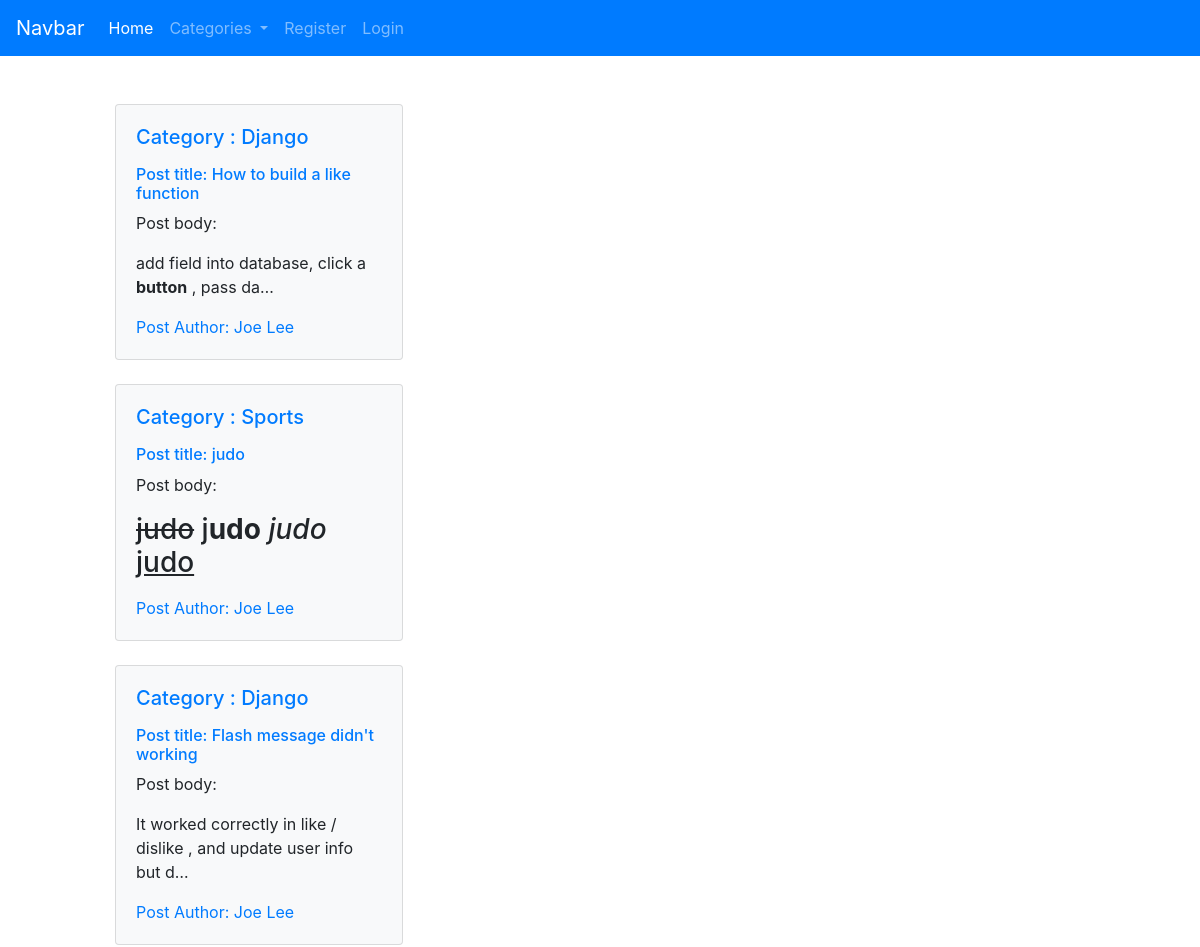
Before: / (upper part) with the older database file.
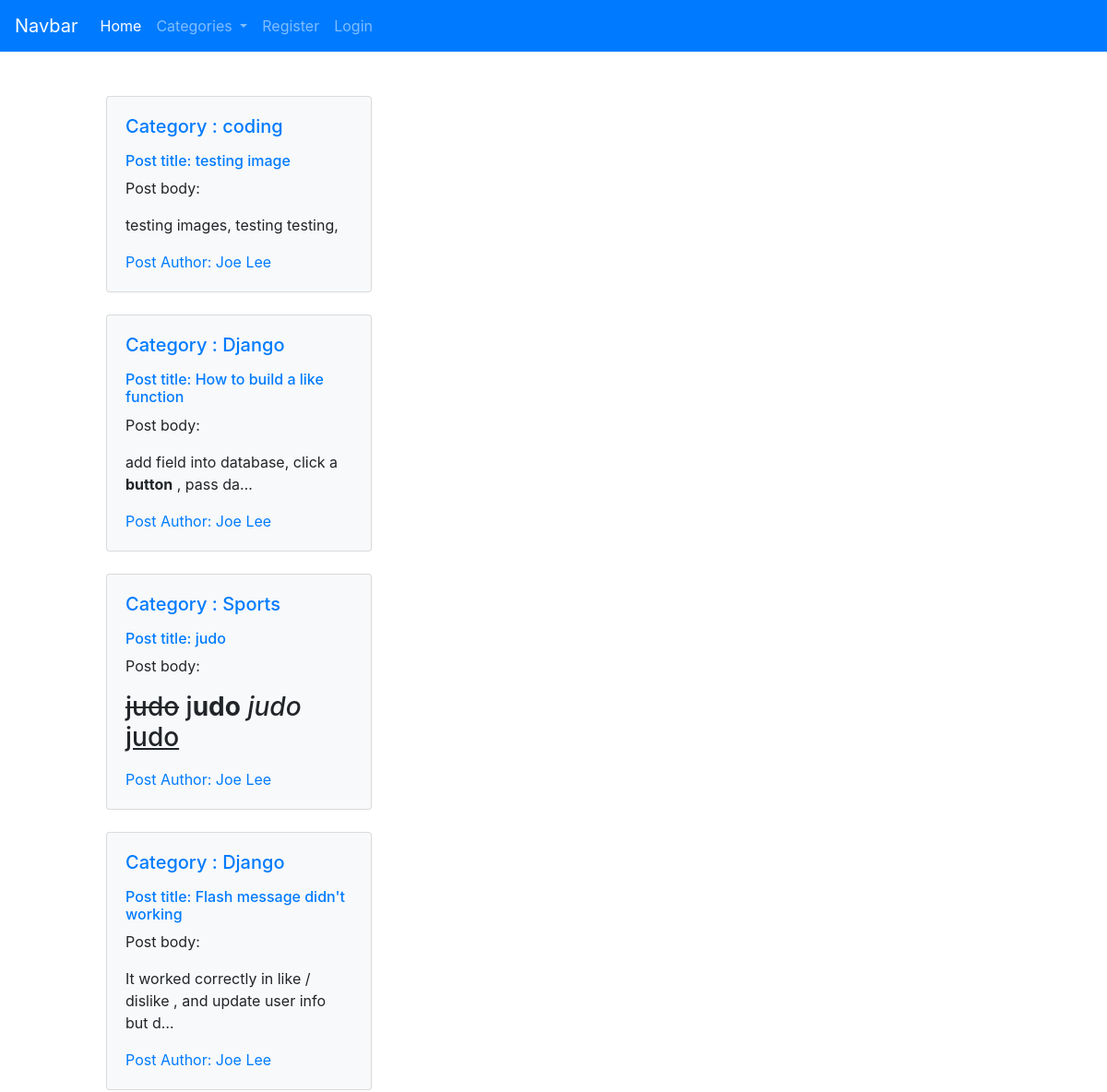
After: the same page with the newer database file.
### theblog/models.py (models this page shows, shortened)
class Post(models.Model):
	title = models.CharField(max_length=255)
	header_image = models.ImageField(null=True, blank=True, upload_to='images/')
	author = models.ForeignKey(User, on_delete=models.CASCADE)
	body = RichTextField(blank = True, null=True)
	category = models.ForeignKey(Category, on_delete=models.CASCADE, null=True)
	post_date = models.DateField(auto_now_add=True)
	category_2 = models.CharField(max_length=255, default='coding')
	snippet = models.CharField(max_length=255, default='click to read more...')
	likes = models.ManyToManyField(User, related_name='blog_posts', null=True)

### theblog/views.py (the view)
# urls.py: path('',PostListView.as_view(), name='home'),
class PostListView(ListView):
	model = Post
	template_name = 'theblog/home.html'
	ordering = ['-post_date']
	def get_context_data(self, *args, **kwargs):
		cat_menu = Category_2.objects.all()
		context = super(PostListView, self).get_context_data(*args, **kwargs)
		context["cat_menu"] = cat_menu
		return context

### theblog/models.py (called while the page is built)
	def __str__(self):
		return self.name

### theblog/templates/theblog/home.html (shortened to what this page needs)
{% extends 'theblog/base.html' %}
{% block content %}
{% for post in object_list %}
	<div class="card bg-light mb-3 mt-4" style="width: 18rem;">
	  	<div class="card-body">
	    <h5 class="card-title"><a href="{% url 'theblog:category' post.category_2 %}">Category : {{ post.category_2 }}</a></h5>
	    <h6 class="card-subtitle mb-2 text-muted mt-3">
	    	<a href="{% url 'theblog:post-detail' post.pk %}">Post title: {{ post.title }}</a></h6>
	    <p class="card-text">Post body: {{ post.body|truncatechars:70|safe }}</p>
	    <a href="#" class="card-link mt-3">Post Author: {{ post.author.first_name }} {{ post.author.last_name }}</a>
	  	</div>
	</div>
{% endfor %}
{% endblock %}

Changed rows visible on the page:
added Post: category_2 "coding", title "testing image", body "testing images, testing testing,", author.first_name "Joe", author.last_name "Lee"
